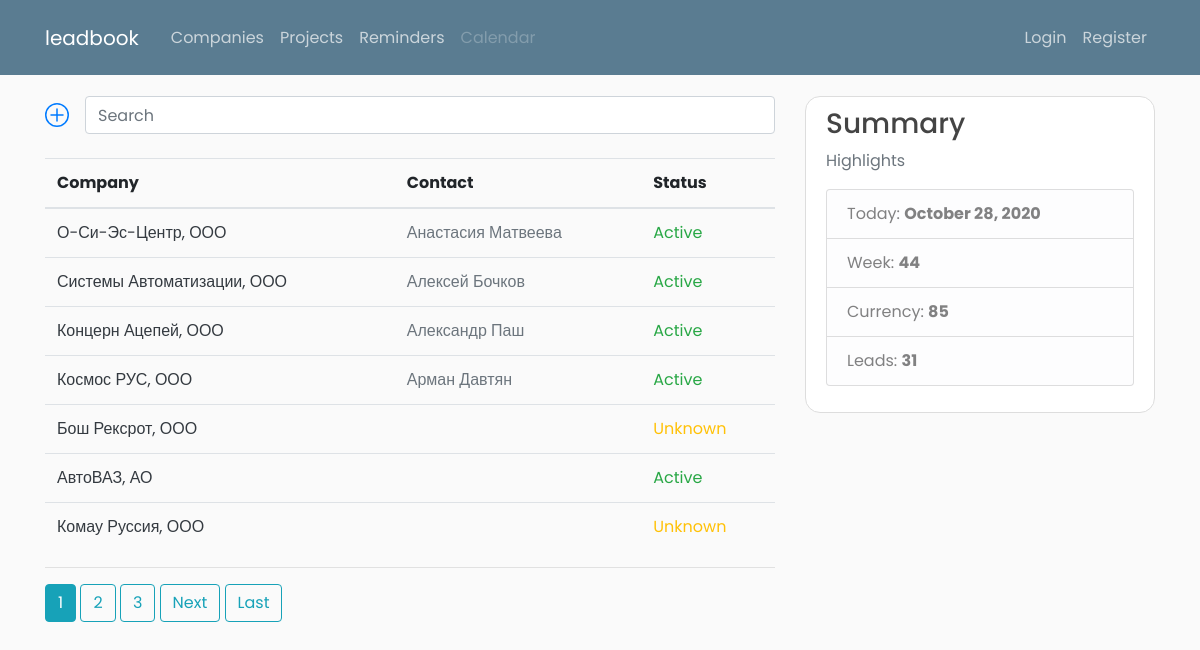
/companies/, run on the app's committed database.
### leads/models.py (models this page shows, shortened)
class Company(models.Model):
    title = models.CharField(max_length=150)
    title_latin = models.CharField(max_length=50, null=True, blank=True)
    website = models.URLField(null=True, blank=True)
    about = models.TextField(max_length=5000, null=True)
    date_added = models.DateTimeField(default=timezone.now)
    legal_form = models.ForeignKey("LegalForm", null=True, on_delete=models.SET_NULL)
    status_choices = (
        ("Unknown", "Unknown"),
        ("Active", "Active"),
        ("Inactive", "Inactive"),
        ("Blocked", "Blocked"),
        ("Competitor", "Competitor")
    )
    status = models.CharField(max_length=45, choices=status_choices, default="Unknown")
    discounts = models.ManyToManyField("inventory.Discount", help_text="Hold down “Control”, or “Command” on a Mac, "
                                                                       "to select more than one.")  # TODO: add project discount
    manager = models.ForeignKey("accounts.User", null=True, on_delete=models.SET_NULL)
    class Meta:
        unique_together = (("title", "legal_form", "about"),)

class LegalForm(models.Model):
    short_form = models.CharField(max_length=15)
    long_form = models.CharField(max_length=50)
    def __str__(self):
        return self.short_form

class Person(models.Model):
    first_name = models.CharField(max_length=45)
    last_name = models.CharField(max_length=45)
    role = models.CharField(max_length=3, null=True, choices=PersonRole.choices, default=PersonRole.UNKNOWN)
    description = models.TextField(max_length=500, null=True, blank=True, help_text="Особенности работы с контрагентом")
    company = models.ForeignKey("Company", null=True, on_delete=models.SET_NULL)
    def __str__(self):
        return f"{self.first_name} {self.last_name}"

### leads/views.py (the view)
# urls.py: path('', views.CompanyList.as_view(), name='companies'),
class CompanyList(generic.ListView):
    paginate_by = 7
    model = Company
    extra_context = {
        'title': "Leads"
    }
    def get_queryset(self):
        if "title" in self.request.GET.keys():
            title = self.request.GET.get("title")
            object_list = self.model.objects.filter(title__icontains=title)
        else:
            object_list = self.model.objects.all()
        return object_list

### dashboard/context_processors.py (called while the page is built)
def summary(request):
    return {
        "global_week": date.today().isocalendar()[1],
        "global_currency": 85,  # get_currency(),
        "global_tasks": get_tasks(),
        "global_tasks_done": get_tasks_done(),
        "global_projects": get_projects(),
        "global_leads": get_leads(),
        "global_new_leads": get_new_leads()
    }

def get_leads():
    return Company.objects.count

def get_new_leads():
    time_threshold = timezone.now() - timedelta(days=15)
    new_leads = Company.objects.filter(date_added__gt=time_threshold).count
    return new_leads

def get_tasks():
    return Reminder.objects.count

def get_tasks_done():
    return Reminder.objects.filter(done=True).count

def get_projects():
    return Project.objects.count

### leads/templates/leads/company_list.html (shortened to what this page needs)
{% extends 'dashboard/base.html' %}
{% block content %}
<form method="GET" class="form-inline d-flex md-form mr-auto mb-4 form-sm mt-0">
    <a href="{% url 'leads:companies-create' %}" class="mr-3">
    </a>
    <input type="search" id="site-search" name="title" placeholder="Search" aria-label="Search" class="form-control flex-fill w-auto">
</form>
<table class="table table-hover">
    <thead>
    <tr>
        <th scope="col">Company</th>
        <th scope="col">Contact</th>
        <th scope="col">Status</th>
    </tr>
    </thead>
    <tbody>
    {% for company in company_list %}
    <tr>
        <td scope="row"><a href="{% url 'leads:detail' company.pk %}" class="text-dark">{{ company.title }}, {{ company.legal_form }}</a></td>
        <td>
            {% if company.person_set.all.first.pk %}
            <a href="{% url 'leads:person-detail' company.person_set.all.first.pk %}" class="text-secondary">
                {{ company.person_set.all.first }}
            </a>
            {% endif %}
        </td>
        <td>
            {% if company.status|stringformat:"s" == "Active" %}
            <span class="text-success">{{ company.status }}</span>
            {% elif company.status|stringformat:"s" == "Inactive" %}
            <span class="text-danger">{{ company.status }}</span>
            {% else %}
            <span class="text-warning">{{ company.status }}</span>
            {% endif %}
        </td>
    </tr>
    {% endfor %}
    </tbody>
</table>
{% if is_paginated %}
<hr>
{% for num in page_obj.paginator.page_range %}
{% if page_obj.number == num %}
<a class="btn btn-info mb-4" href="?page={{ num }}">{{ num }}</a>
{% elif num > page_obj.number|add:'-3' and num < page_obj.number|add:'3' %}
<a class="btn btn-outline-info mb-4" href="?page={{ num }}">{{ num }}</a>
{% endif %}
{% endfor %}
{% if page_obj.has_next %}
<a class="btn btn-outline-info mb-4" href="?page={{ page_obj.next_page_number }}">Next</a>
<a class="btn btn-outline-info mb-4" href="?page={{ page_obj.paginator.num_pages }}">Last</a>
{% endif %}
{% endif %}
{% endblock content %}

### dashboard/static/dashboard/main.css (style rules this page uses)
body { background: #fafafa; color: #333333; margin-top: 6rem; font-family: 'Poppins', sans-serif;; }

### data on the page
Company: title "О-Си-Эс-Центр", legal_form "ООО", person_set.all.first "Анастасия Матвеева", status "Active"
Company: title "Системы Автоматизации", legal_form "ООО", person_set.all.first "Алексей Бочков", status "Active"
Company: title "Концерн Ацепей", legal_form "ООО", person_set.all.first "Александр Паш", status "Active"
Company: title "Космос РУС", legal_form "ООО", person_set.all.first "Арман Давтян", status "Active"
Company: title "Бош Рексрот", legal_form "ООО", status "Unknown"
Company: title "АвтоВАЗ", legal_form "АО", status "Active"
Company: title "Комау Руссия", legal_form "ООО", status "Unknown"

### other printed values
{{ num }} "1"
{{ num }} "2" "3"
{{ global_week }} "44"
{{ global_currency }} "85"
{{ global_leads }} "31"
